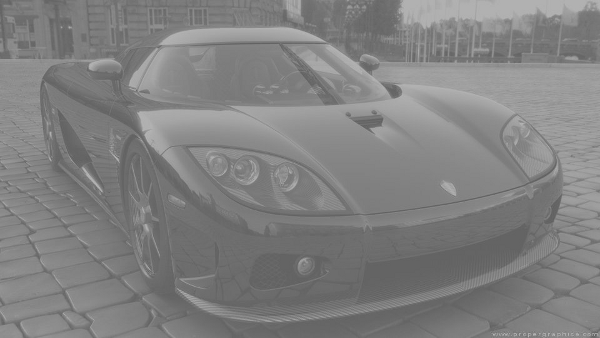
#> input picture basics_image_tools/images/car.png, 600 x 338 px, found by its file name
$ python gamma_correction.py
#> lines starting #> are read from the running program, lines starting #| are printed output that depends on the picture
import numpy as np
import cv2


def gammaCorrection(src, gamma):

    table = [((i / 255) ** gamma) * 255 for i in range(256)]
    table = np.array(table, np.uint8)

    return cv2.LUT(src, table)


car = cv2.imread('basics_image_tools/images/car.png')
#> car is the input picture: shape (338, 600, 3); min 93, max 185, mean 128.7
crowd = cv2.imread('basics_image_tools/images/crowd.png')
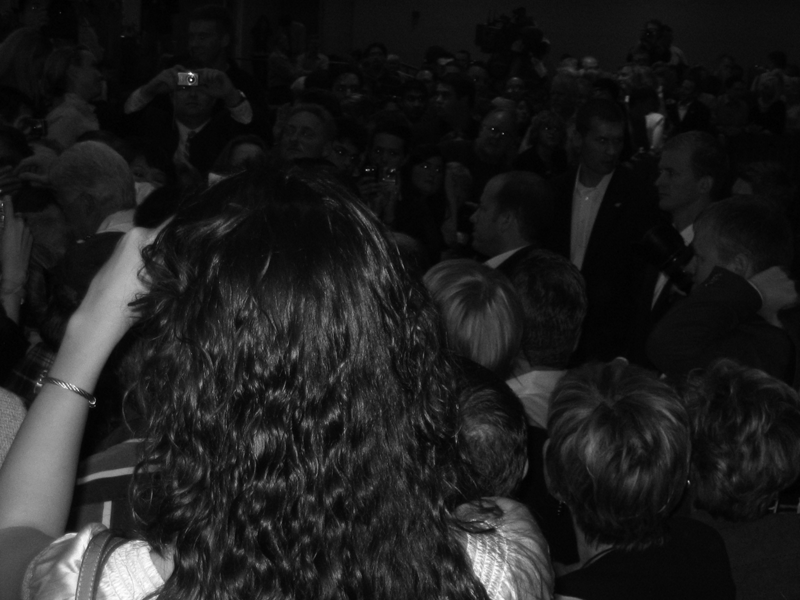
#> input picture basics_image_tools/images/crowd.png, 800 x 600 px, found by its file name
#> crowd is the input picture: shape (600, 800, 3); min 0, max 255, mean 30
university = cv2.imread('basics_image_tools/images/university.png')
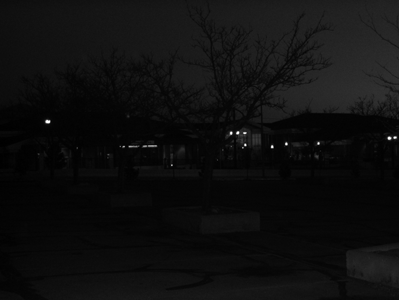
#> input picture basics_image_tools/images/university.png, 399 x 300 px, found by its file name
#> university is the input picture: shape (300, 399, 3); min 0, max 255, mean 14.8


# Car Image
car_y_greater = gammaCorrection(car, 1.2)
car_y_less = gammaCorrection(car, 0.78)
#> call 2 of gammaCorrection, with gamma = 0.78
#> in gammaCorrection (call 2), `return cv2.LUT(src, table)`:
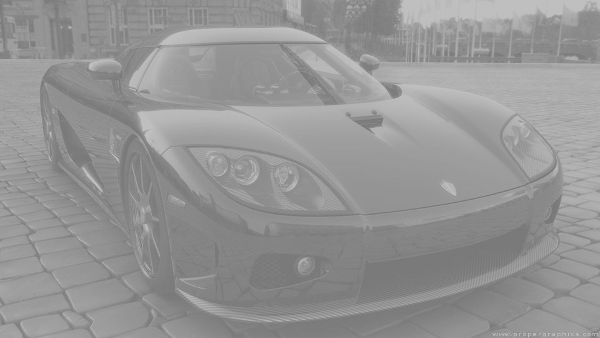
#> returned value: shape (338, 600, 3); min 116, max 198, mean 148.8
cv2.imshow('Original image', np.uint8(car))
cv2.imshow('Gamma_corrected_car_Y = 1.2', np.uint8(car_y_greater))
cv2.imshow('Gamma_corrected_car_Y = 0.78', np.uint8(car_y_less))
cv2.imwrite('Questao_2_Image/Gamma_corrected_car__Y = 1.2.png', car_y_greater)
cv2.imwrite('Questao_2_Image/Gamma_corrected_car__Y = 0.78.png', car_y_less)


# Crowd Image
crowd_y_greater = gammaCorrection(crowd, 2)
#> call 3 of gammaCorrection, with gamma = 2
#> in gammaCorrection (call 3), `return cv2.LUT(src, table)`:
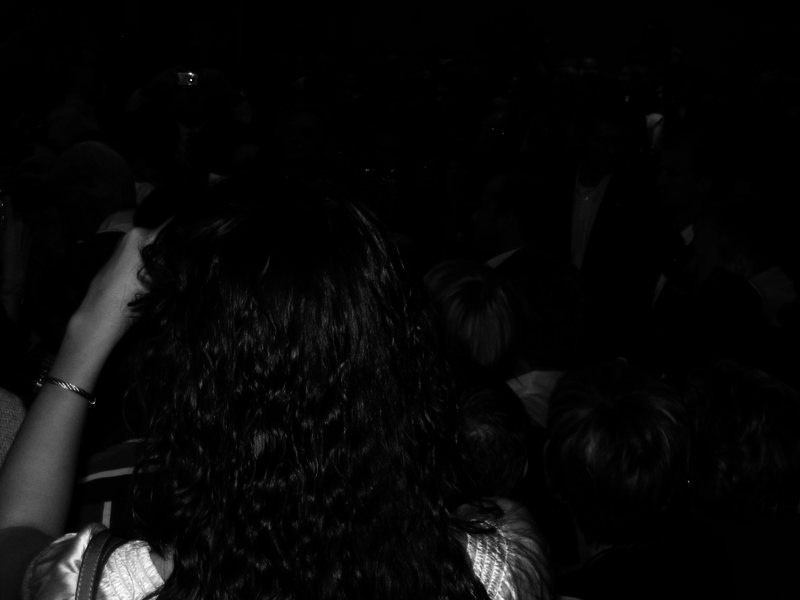
#> returned value: shape (600, 800, 3); min 0, max 255, mean 8
crowd_y_less = gammaCorrection(crowd, 0.5)
#> call 4 of gammaCorrection, with gamma = 0.5
#> in gammaCorrection (call 4), `return cv2.LUT(src, table)`:
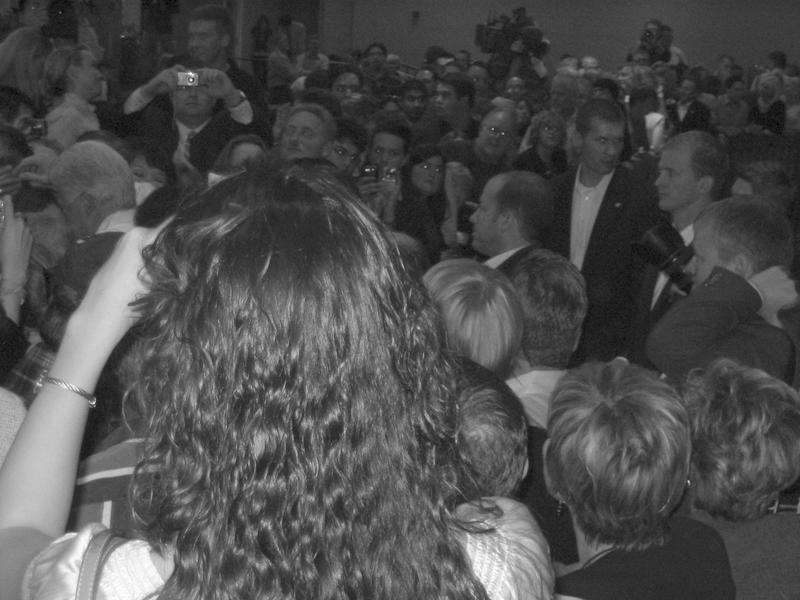
#> returned value: shape (600, 800, 3); min 0, max 255, mean 77.2
cv2.imshow('Original image', np.uint8(crowd))
cv2.imshow('Gamma_corrected_crowd_Y = 2.png',
           np.uint8(crowd_y_greater))
cv2.imshow('Gamma_corrected_crowd_Y = 0.5.png',
           np.uint8(crowd_y_less))
cv2.imwrite('Questao_2_Image/Gamma_corrected_crowd__Y = 2.png',
            crowd_y_greater)
cv2.imwrite('Questao_2_Image/Gamma_corrected_crowd__Y = 0.5.png',
            crowd_y_less)

# University Image
university_y_greater = gammaCorrection(university, 3)
#> in gammaCorrection (call 5), `return cv2.LUT(src, table)`:
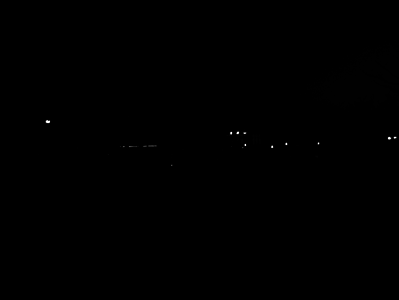
#> returned value: shape (300, 399, 3); min 0, max 255, mean 0.1
university_y_less = gammaCorrection(university, 0.5)
#> in gammaCorrection (call 6), `return cv2.LUT(src, table)`:
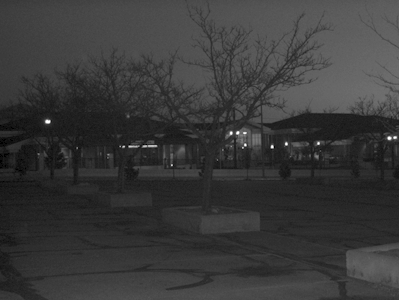
#> returned value: shape (300, 399, 3); min 0, max 255, mean 57.1
# cv2.imshow('Original image', np.uint8(university))
cv2.imshow('Gamma_corrected_university_Y = 3.png',
           np.uint8(university_y_greater))

cv2.imshow('Gamma_corrected_university_Y = 0.5.png',
           np.uint8(university_y_less))
cv2.imwrite('Questao_2_Image/Gamma_corrected_university__Y = 3.png',
            university_y_greater)
cv2.imwrite('Questao_2_Image/Gamma_corrected_university__Y = 0.5.png',
            university_y_less)

cv2.waitKey(0)
cv2.destroyAllWindows()
